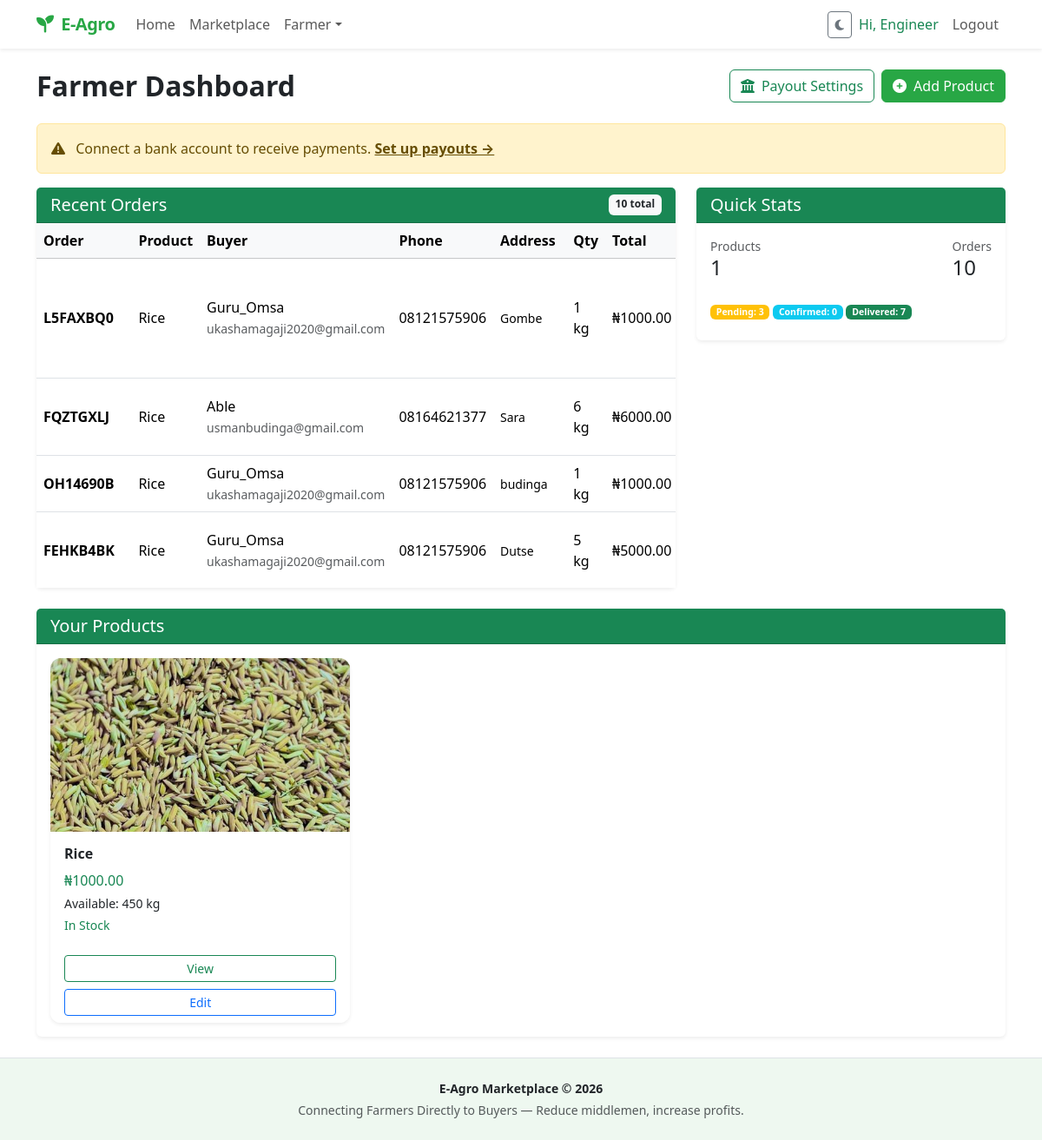
/marketplace/farmer-dashboard/ (signed in), run on the app's committed database.
### marketplace/models.py (models this page shows, shortened)
class CustomUser(AbstractUser):
    USER_TYPE_CHOICES = (
        ('FARMER', 'Farmer'),
        ('BUYER', 'Buyer'),
    )
    user_type = models.CharField(max_length=10, choices=USER_TYPE_CHOICES, default='BUYER')
    phone_number = models.CharField(max_length=15, blank=True)
    address = models.TextField(blank=True)
    location = models.CharField(max_length=100, blank=True)
    created_at = models.DateTimeField(auto_now_add=True)
    def is_farmer(self):
        return self.user_type == 'FARMER'
    def is_buyer(self):
        return self.user_type == 'BUYER'

class Order(models.Model):
    PAYMENT_CHOICES = [
        ('CASH', 'Cash on Delivery'),
        ('BANK_TRANSFER', 'Bank Transfer'),
        ('PAYSTACK', 'Pay Online (Card / Transfer / USSD)'),
    ]
    STATUS_CHOICES = [
        ('PENDING', 'Pending'),
        ('CONFIRMED', 'Confirmed'),
        ('SHIPPED', 'Shipped'),
        ('DELIVERED', 'Delivered'),
        ('CANCELLED', 'Cancelled'),
    ]
    PAYMENT_STATUS_CHOICES = [
        ('PENDING', 'Pending'),
        ('PAID', 'Paid'),
        ('FAILED', 'Failed'),
        ('REFUNDED', 'Refunded'),
    ]
    order_id = models.CharField(max_length=10, unique=True, blank=True, editable=False)
    buyer = models.ForeignKey(CustomUser, on_delete=models.CASCADE, related_name='orders')
    product = models.ForeignKey(Product, on_delete=models.CASCADE, related_name='orders')
    quantity = models.PositiveIntegerField()
    price_at_order = models.DecimalField(max_digits=10, decimal_places=2)
    total_price = models.DecimalField(max_digits=10, decimal_places=2)
    payment_method = models.CharField(max_length=20, choices=PAYMENT_CHOICES)
    payment_status = models.CharField(
        max_length=20, choices=PAYMENT_STATUS_CHOICES, default='PENDING'
    )
    payment_reference = models.CharField(max_length=100, blank=True, db_index=True)
    paid_at = models.DateTimeField(null=True, blank=True)
    status = models.CharField(max_length=20, choices=STATUS_CHOICES, default='PENDING')
    delivery_address = models.TextField()
    buyer_phone = models.CharField(max_length=15, blank=True)
    order_date = models.DateTimeField(auto_now_add=True)
    updated_at = models.DateTimeField(auto_now=True)
    class Meta:
        ordering = ['-order_date']

class Product(models.Model):
    farmer = models.ForeignKey(CustomUser, on_delete=models.CASCADE, related_name='products')
    category = models.ForeignKey(Category, on_delete=models.SET_NULL, null=True, blank=True)
    name = models.CharField(max_length=100)
    description = models.TextField()
    price = models.DecimalField(max_digits=10, decimal_places=2)
    quantity = models.PositiveIntegerField()
    image = models.ImageField(upload_to='products/')
    created_at = models.DateTimeField(auto_now_add=True)
    updated_at = models.DateTimeField(auto_now=True)
    is_available = models.BooleanField(default=True)
    class Meta:
        ordering = ['-created_at']

### marketplace/views.py (the view)
# urls.py: path('farmer-dashboard/', views.farmer_dashboard, name='farmer_dashboard'),
@login_required
def farmer_dashboard(request):
    if not request.user.is_farmer():
        messages.error(request, "Only farmers can access this page.")
        return redirect('marketplace')
    products = Product.objects.filter(farmer=request.user)
    orders = Order.objects.filter(product__farmer=request.user).select_related('buyer', 'product')
    pending = orders.filter(status='PENDING').count()
    confirmed = orders.filter(status='CONFIRMED').count()
    delivered = orders.filter(status='DELIVERED').count()
    subaccount = FarmerSubaccount.objects.filter(farmer=request.user, is_verified=True).first()
    context = {
        'products': products,
        'orders': orders,
        'pending_orders': pending,
        'confirmed_orders': confirmed,
        'delivered_orders': delivered,
        'subaccount': subaccount,
    }
    if request.GET.get('partial') == 'orders':
        return render(request, 'marketplace/_farmer_orders_table.html', context)
    return render(request, 'marketplace/farmer_dashboard.html', context)

### marketplace/context_processors.py (called while the page is built)
def cart_count(request):
    if request.user.is_authenticated and request.user.is_buyer():
        cart = Cart.objects.filter(buyer=request.user).first()
        return {'cart_count': cart.items.count() if cart else 0}
    return {'cart_count': 0}

### marketplace/templates/marketplace/farmer_dashboard.html (shortened to what this page needs)
{% extends 'base.html' %}
{% block content %}
<div class="d-flex justify-content-between align-items-center mb-4">
  <h2 class="fw-bold mb-0">Farmer Dashboard</h2>
  <div class="d-flex gap-2">
    <a href="{% url 'farmer_bank_details' %}" class="btn btn-outline-success">
      <i class="fas fa-university me-2"></i>Payout Settings
    </a>
    <a href="{% url 'add_product' %}" class="btn btn-success">
      <i class="fas fa-plus-circle me-2"></i>Add Product
    </a>
  </div>
</div>
{% if not subaccount %}
<div class="alert alert-warning">
  <i class="fas fa-exclamation-triangle me-2"></i>
  Connect a bank account to receive payments.
  <a href="{% url 'farmer_bank_details' %}" class="alert-link">Set up payouts →</a>
</div>
{% endif %}
<div class="row g-4">
  <div class="col-lg-8">
    <div class="card border-0 shadow-sm">
      <div class="card-header bg-success text-white d-flex justify-content-between">
        <h5 class="mb-0">Recent Orders</h5>
        <span class="badge bg-light text-dark">{{ orders.count }} total</span>
      </div>
      <div class="card-body p-0">
        <div class="table-responsive" style="max-height:420px;overflow-y:auto;">
          <table class="table table-hover mb-0 align-middle">
            <thead class="table-light sticky-top">
              <tr>
                <th>Order</th><th>Product</th><th>Buyer</th><th>Phone</th>
                <th>Address</th><th>Qty</th><th>Total</th><th>Payment</th>
              </tr>
            </thead>
            <tbody
              hx-get="{% url 'farmer_dashboard' %}?partial=orders"
              hx-trigger="every 30s"
              hx-swap="innerHTML">
              {% include 'marketplace/_farmer_orders_table.html' %}
            </tbody>
          </table>
        </div>
      </div>
    </div>
  </div>
  <div class="col-lg-4">
    <div class="card border-0 shadow-sm mb-4">
      <div class="card-header bg-success text-white"><h5 class="mb-0">Quick Stats</h5></div>
      <div class="card-body">
        <div class="d-flex justify-content-between mb-3">
          <div><div class="small text-muted">Products</div><h4>{{ products.count }}</h4></div>
          <div><div class="small text-muted">Orders</div><h4>{{ orders.count }}</h4></div>
        </div>
        <div class="mb-2 small">
          <span class="badge bg-warning">Pending: {{ pending_orders }}</span>
          <span class="badge bg-info">Confirmed: {{ confirmed_orders }}</span>
          <span class="badge bg-success">Delivered: {{ delivered_orders }}</span>
        </div>
      </div>
    </div>
  </div>
</div>
<div class="card border-0 shadow-sm mt-4">
  <div class="card-header bg-success text-white"><h5 class="mb-0">Your Products</h5></div>
  <div class="card-body">
    {% if products %}
    <div class="row g-4">
      {% for product in products %}
      <div class="col-md-4">
        <div class="card h-100 product-card border-0 shadow-sm">
          <img src="{{ product.image.url }}" class="card-img-top"
               alt="{{ product.name }}" style="height:200px;object-fit:cover;">
          <div class="card-body">
            <h6 class="fw-bold">{{ product.name }}</h6>
            <p class="text-success mb-1">₦{{ product.price }}</p>
            <p class="small mb-1">Available: {{ product.quantity }} kg</p>
            <p class="small mb-0 text-{% if product.is_available %}success{% else %}danger{% endif %}">
              {% if product.is_available %}In Stock{% else %}Out of Stock{% endif %}
            </p>
          </div>
          <div class="card-footer bg-white border-0 d-grid gap-2">
            <a href="{% url 'product_detail' product.id %}" class="btn btn-sm btn-outline-success">View</a>
            <a href="{% url 'edit_product' product.id %}" class="btn btn-sm btn-outline-primary">Edit</a>
          </div>
        </div>
      </div>
      {% endfor %}
    </div>
    {% else %}
    <div class="alert alert-warning mb-0">
      You haven't added any products yet.
      <a href="{% url 'add_product' %}" class="alert-link">Add your first product</a>.
    </div>
    {% endif %}
  </div>
</div>
{% endblock %}

### marketplace/templates/base.html (shortened to what this page needs)
{% load static %}
<!DOCTYPE html>
<html lang="en" data-bs-theme="light">
<head>
    <link href="https://cdn.jsdelivr.net/npm/bootstrap@5.3.3/dist/css/bootstrap.min.css" rel="stylesheet">
    <link rel="stylesheet" href="https://cdnjs.cloudflare.com/ajax/libs/font-awesome/6.5.1/css/all.min.css">
</head>
<body hx-headers='{"X-CSRFToken": "{{ csrf_token }}"}'>
<nav class="navbar navbar-expand-lg shadow-sm">
  <div class="container">
    <a class="navbar-brand" href="{% url 'home' %}">
      <i class="fas fa-seedling me-1"></i> E-Agro
    </a>
    <div class="collapse navbar-collapse" id="nav">
      <ul class="navbar-nav me-auto">
        <li class="nav-item">
          <a class="nav-link {% if request.resolver_match.url_name == 'home' %}active{% endif %}"
             href="{% url 'home' %}">Home</a>
        </li>
        <li class="nav-item">
          <a class="nav-link {% if request.resolver_match.url_name == 'marketplace' %}active{% endif %}"
             href="{% url 'marketplace' %}">Marketplace</a>
        </li>
        {% if user.is_authenticated %}
          {% if user.is_farmer %}
          <li class="nav-item dropdown">
            <a class="nav-link dropdown-toggle" href="#" data-bs-toggle="dropdown">Farmer</a>
          </li>
          {% endif %}
        {% endif %}
      </ul>
      <ul class="navbar-nav ms-auto align-items-lg-center">
        <li class="nav-item">
          <button class="btn btn-sm btn-outline-secondary"
                  x-data
                  @click="
                    const html = document.documentElement;
                    const next = html.getAttribute('data-bs-theme') === 'dark' ? 'light' : 'dark';
                    html.setAttribute('data-bs-theme', next);
                    localStorage.setItem('theme', next);
                  ">
            <i class="fas fa-moon"></i>
          </button>
        </li>
        {% if user.is_authenticated %}
        <li class="nav-item"><span class="nav-link text-success">Hi, {{ user.username }}</span></li>
        <li class="nav-item">
          <form action="{% url 'logout' %}" method="post" class="d-inline">
            <button class="nav-link btn btn-link" style="border:0;background:none;">Logout</button>
          </form>
        </li>
        {% else %}
        <li class="nav-item"><a class="nav-link" href="{% url 'login' %}">Login</a></li>
        <li class="nav-item"><a class="btn btn-success btn-sm ms-2" href="{% url 'register' %}">Sign up</a></li>
        {% endif %}
      </ul>
    </div>
  </div>
</nav>
<main class="container my-4">
  {% block content %}{% endblock %}
</main>
<footer class="py-4 mt-auto border-top">
  <div class="container text-center small">
    <p class="mb-1 fw-bold">E-Agro Marketplace &copy; {% now "Y" %}</p>
    <p class="text-muted mb-0">Connecting Farmers Directly to Buyers — Reduce middlemen, increase profits.</p>
  </div>
</footer>
<div id="toast-container" class="toast-container position-fixed bottom-0 end-0 p-3"></div>
</body>
</html>

### marketplace/templates/marketplace/_farmer_orders_table.html (shortened to what this page needs)
{% for order in orders %}
<tr>
  <td><strong>{{ order.order_id }}</strong></td>
  <td>{{ order.product.name }}</td>
  <td>
    {{ order.buyer.username }}
    <br><small class="text-muted">{{ order.buyer.email }}</small>
  </td>
  <td>{{ order.buyer_phone|default:order.buyer.phone_number }}</td>
  <td><small>{{ order.delivery_address|truncatewords:4 }}</small></td>
  <td>{{ order.quantity }} kg</td>
  <td>₦{{ order.total_price }}</td>
</tr>
{% empty %}
<tr><td colspan="10" class="text-center py-4 text-muted">No orders yet.</td></tr>
{% endfor %}

### marketplace/templates/base.html (style rules this page uses)
:root { --brand: #28a745; --brand-dark: #1e7e34; }
body { min-height: 100vh; display: flex; flex-direction: column; }
main { flex: 1; }
.navbar-brand { font-weight: 800; color: var(--brand) !important; letter-spacing: -0.5px; }
.navbar { position: sticky; top: 0; z-index: 1030; backdrop-filter: blur(10px); background: color-mix(in srgb, var(--bs-body-bg) 85%, transparent); }
.btn-success { background-color: var(--brand); border-color: var(--brand); }
.product-card { transition: transform .2s ease, box-shadow .2s ease; border-radius: 12px; overflow: hidden; }
footer { background: color-mix(in srgb, var(--bs-body-bg) 92%, var(--brand)); }
.toast-container { z-index: 1080; }

### data on the page
CustomUser: username "Engineer"
Order: order_id "L5FAXBQ0", product.name "Rice", buyer.username "Guru_Omsa", buyer.email "ukashamagaji2020@gmail.com", buyer_phone "08121575906", delivery_address "Gombe", quantity "1", total_price "1000.00"
Order: order_id "FQZTGXLJ", product.name "Rice", buyer.username "Able", buyer.email "usmanbudinga@gmail.com", buyer_phone "08164621377", delivery_address "Sara", quantity "6", total_price "6000.00"
Order: order_id "OH14690B", product.name "Rice", buyer.username "Guru_Omsa", buyer.email "ukashamagaji2020@gmail.com", buyer_phone "08121575906", delivery_address "budinga", quantity "1", total_price "1000.00"
Order: order_id "FEHKB4BK", product.name "Rice", buyer.username "Guru_Omsa", buyer.email "ukashamagaji2020@gmail.com", buyer_phone "08121575906", delivery_address "Dutse", quantity "5", total_price "5000.00"
Product: image (picture), name "Rice", price "1000.00", quantity "450", is_available "In Stock"

### other printed values
{{ orders.count }} "10"
{{ products.count }} "1"
{{ pending_orders }} "3"
{{ confirmed_orders }} "0"
{{ delivered_orders }} "7"
